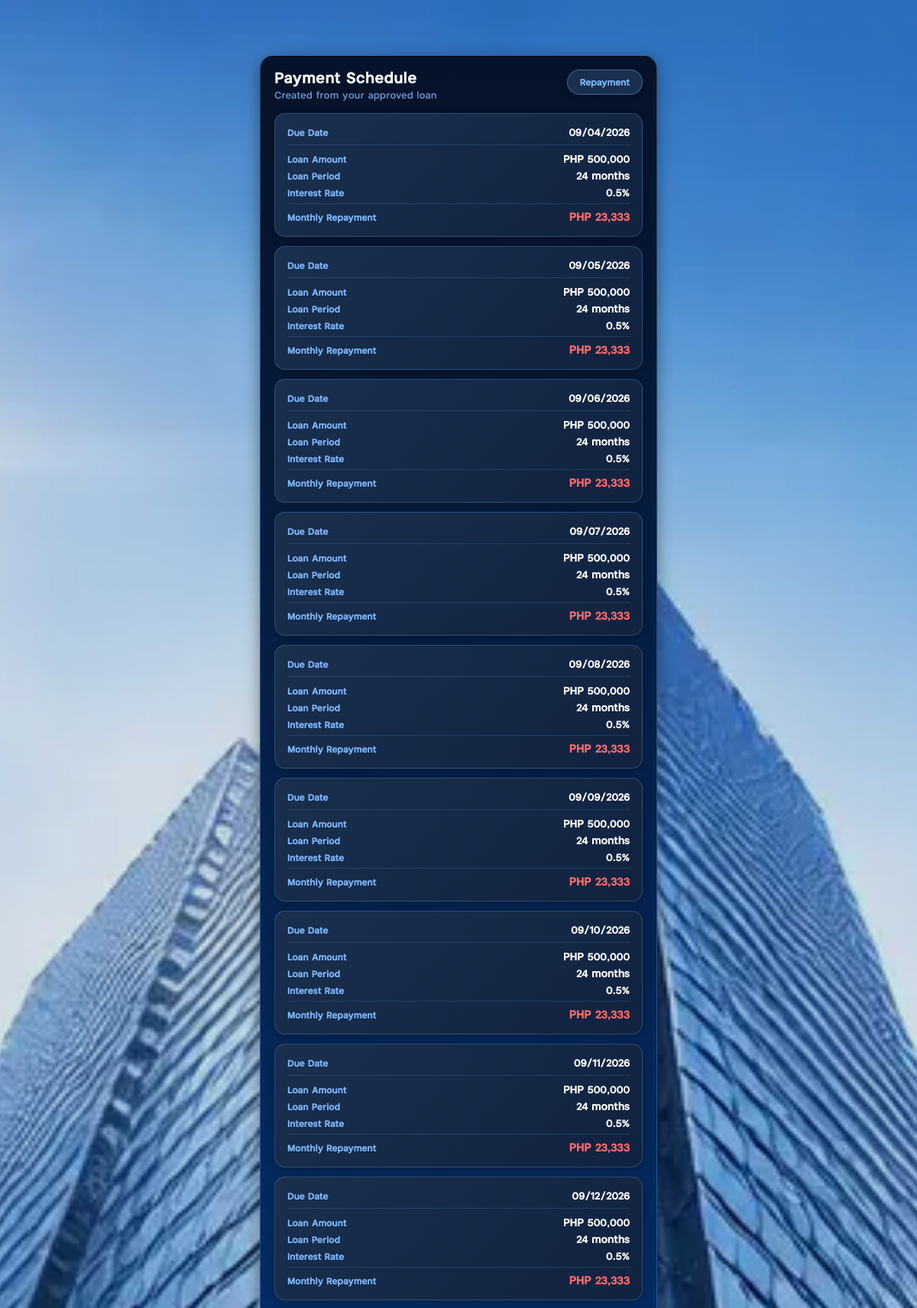
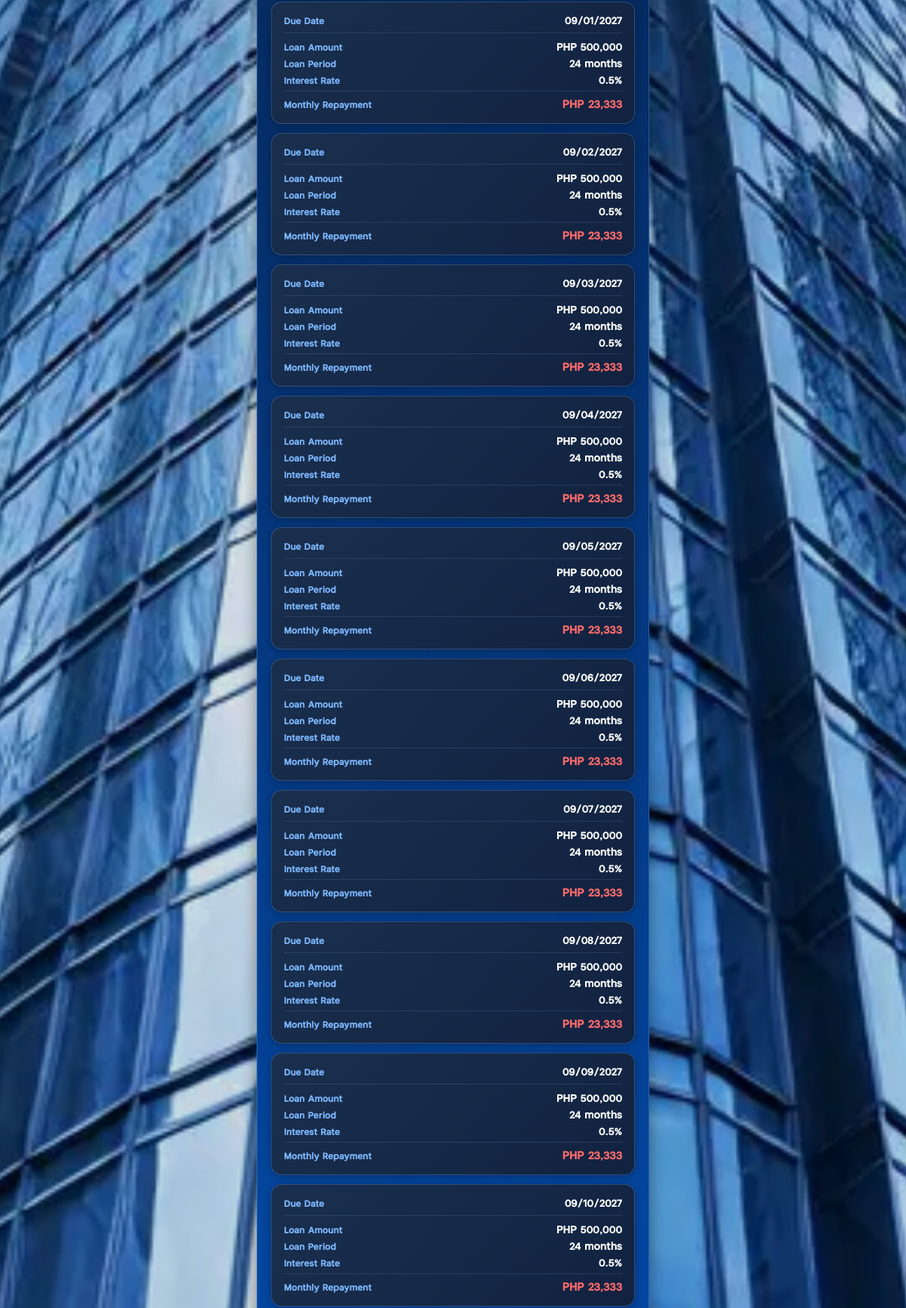
The app's page /payment-schedule/ (signed in, upper part) with its own data (2 pictures, top to bottom).
### accounts/models.py (models this page shows, shortened)
class LoanApplication(models.Model):
    STATUS_CHOICES = [
        ("DRAFT", "Draft"),          # ✅ NEW
        ("PENDING", "Pending"),      # ✅ FIX (was "Paid")
        ("REVIEW", "In Review"),
        ("APPROVED", "Approved"),
        ("REJECTED", "Rejected"),
    ]
    PROGRESS_CHOICES = [
        ("LOAN_FORM", "Step 1: Loan Form"),
        ("PAYMENT_METHOD", "Step 2: Payment Method"),
        ("SUBMITTED", "Step 3: Submitted"),
    ]
    progress_step = models.CharField(
        max_length=30,
        choices=PROGRESS_CHOICES,
        default="LOAN_FORM",
        db_index=True,
    )
    user = models.ForeignKey(
        settings.AUTH_USER_MODEL,
        on_delete=models.CASCADE,
        related_name="loan_applications",
    )
    full_name = models.CharField(max_length=120)
    age = models.PositiveIntegerField()
    current_living = models.CharField(max_length=160)
    current_job = models.CharField(max_length=120, blank=True, default="")
    hometown = models.CharField(max_length=160)
    income = models.CharField(max_length=120, blank=True)
    monthly_expenses = models.CharField(max_length=120, blank=True)
    guarantor_contact = models.CharField(max_length=80)
    guarantor_current_living = models.CharField(max_length=160)
    identity_name = models.CharField(max_length=120)
    identity_number = models.CharField(max_length=80)
    income_proof = models.FileField(upload_to="income_proof/", blank=True, null=True)
    id_front = models.ImageField(upload_to="id_cards/", blank=True, null=True)
    id_back = models.ImageField(upload_to="id_cards/", blank=True, null=True)
    selfie_with_id = models.ImageField(upload_to="id_cards/", blank=True, null=True)
    signature_image = models.ImageField(upload_to="signatures/", blank=True, null=True)
    amount = models.DecimalField(max_digits=14, decimal_places=2, null=True, blank=True)
    term_months = models.PositiveIntegerField(null=True, blank=True)
    interest_rate_monthly = models.DecimalField(max_digits=10, decimal_places=6, null=True, blank=True)
    monthly_repayment = models.DecimalField(max_digits=14, decimal_places=2, null=True, blank=True)
    status = models.CharField(max_length=20, choices=STATUS_CHOICES, default="PENDING")
    created_at = models.DateTimeField(auto_now_add=True)
    approved_at = models.DateTimeField(null=True, blank=True)
    credited_to_balance = models.BooleanField(default=False)
    loan_purposes = models.JSONField(default=list, blank=True)

### accounts/views.py (the view)
# urls.py: path("payment-schedule/", views.payment_schedule_view, name="payment_schedule"),
@login_required(login_url="login")
def payment_schedule_view(request):
    latest_loan = (
        LoanApplication.objects
        .filter(user=request.user, status="APPROVED")
        .order_by("-approved_at", "-id")
        .first()
    )
    schedules = []
    if latest_loan:
        _rate = Decimal("0.005")
        _total = latest_loan.amount + (latest_loan.amount * _rate * Decimal(latest_loan.term_months or 1))
        _monthly = _total / Decimal(latest_loan.term_months or 1)
        start = latest_loan.approved_at or latest_loan.created_at or timezone.now()
        first_due = start + timedelta(days=15)
        for i in range(int(latest_loan.term_months or 0)):
            due = first_due + relativedelta(months=i)
            schedules.append({
                "due_date": due.strftime("%d/%m/%Y"),
                "loan_amount": latest_loan.amount,
                "term_months": latest_loan.term_months,
                "repayment": _monthly,
                "interest_rate": _rate,
            })
    return render(request, "payment_schedule.html", {
        "latest_loan": latest_loan,
        "schedules": schedules,
    })

### templates/payment_schedule.html (shortened to what this page needs)
{% extends "base.html" %}
{% load static humanize %}
{% block content %}
<div class="ps-card pm-page">
  <div class="head">
    <div>
      <div class="title">Payment Schedule</div>
      <div class="sub">Created from your approved loan</div>
    </div>
    <div class="pill">Repayment</div>
  </div>
  {% if latest_loan %}
    {% for s in schedules %}
      <div class="item">
        <div style="display:flex;justify-content:space-between;align-items:center;margin-bottom:10px;padding-bottom:8px;border-bottom:1px solid rgba(125,184,255,0.15);">
          <span style="font-size:12px;color:#7db8ff;font-weight:600;">Due Date</span>
          <b style="font-size:14px;color:#fff;">{{ s.due_date }}</b>
        </div>
        <div style="display:flex;justify-content:space-between;align-items:center;margin-bottom:6px;">
          <span style="font-size:12px;color:#7db8ff;font-weight:600;">Loan Amount</span>
          <b style="font-size:14px;color:#fff;">PHP {{ s.loan_amount|floatformat:0|intcomma }}</b>
        </div>
        <div style="display:flex;justify-content:space-between;align-items:center;margin-bottom:6px;">
          <span style="font-size:12px;color:#7db8ff;font-weight:600;">Loan Period</span>
          <b style="font-size:14px;color:#fff;">{{ s.term_months }} months</b>
        </div>
        <div style="display:flex;justify-content:space-between;align-items:center;margin-bottom:6px;">
          <span style="font-size:12px;color:#7db8ff;font-weight:600;">Interest Rate</span>
          <b style="font-size:14px;color:#fff;">0.5%</b>
        </div>
        <div style="display:flex;justify-content:space-between;align-items:center;padding-top:8px;border-top:1px solid rgba(125,184,255,0.15);">
          <span style="font-size:12px;color:#7db8ff;font-weight:600;">Monthly Repayment</span>
          <b style="font-size:15px;color:#ff6b6b;font-weight:950;">PHP {{ s.repayment|floatformat:0|intcomma }}</b>
        </div>
      </div>
    {% endfor %}
  {% else %}
    <div class="empty-state">
      No approved loan found yet.
    </div>
  {% endif %}
</div>
{% endblock %}

### records on screen
LoanApplication: loan_amount "500,000" "500,000" "500,000" "500,000" "500,000" "500,000" "500,000" "500,000" "500,000" "500,000" "500,000" "500,000" "500,000" "500,000" "500,000" "500,000" "500,000" "500,000" "500,000"

### other values on screen
{{ s.due_date }} "09/04/2026" "09/05/2026" "09/06/2026" "09/07/2026" "09/08/2026" "09/09/2026" "09/10/2026" "09/11/2026" "09/12/2026" "09/01/2027" "09/02/2027" "09/03/2027" "09/04/2027" "09/05/2027" "09/06/2027" "09/07/2027" "09/08/2027" "09/09/2027" "09/10/2027"
{{ s.term_months }} "24" "24" "24" "24" "24" "24" "24" "24" "24" "24" "24" "24" "24" "24" "24" "24" "24" "24" "24"
{{ s.repayment|floatformat:0|intcomma }} "23,333" "23,333" "23,333" "23,333" "23,333" "23,333" "23,333" "23,333" "23,333" "23,333" "23,333" "23,333" "23,333" "23,333" "23,333" "23,333" "23,333" "23,333" "23,333"
